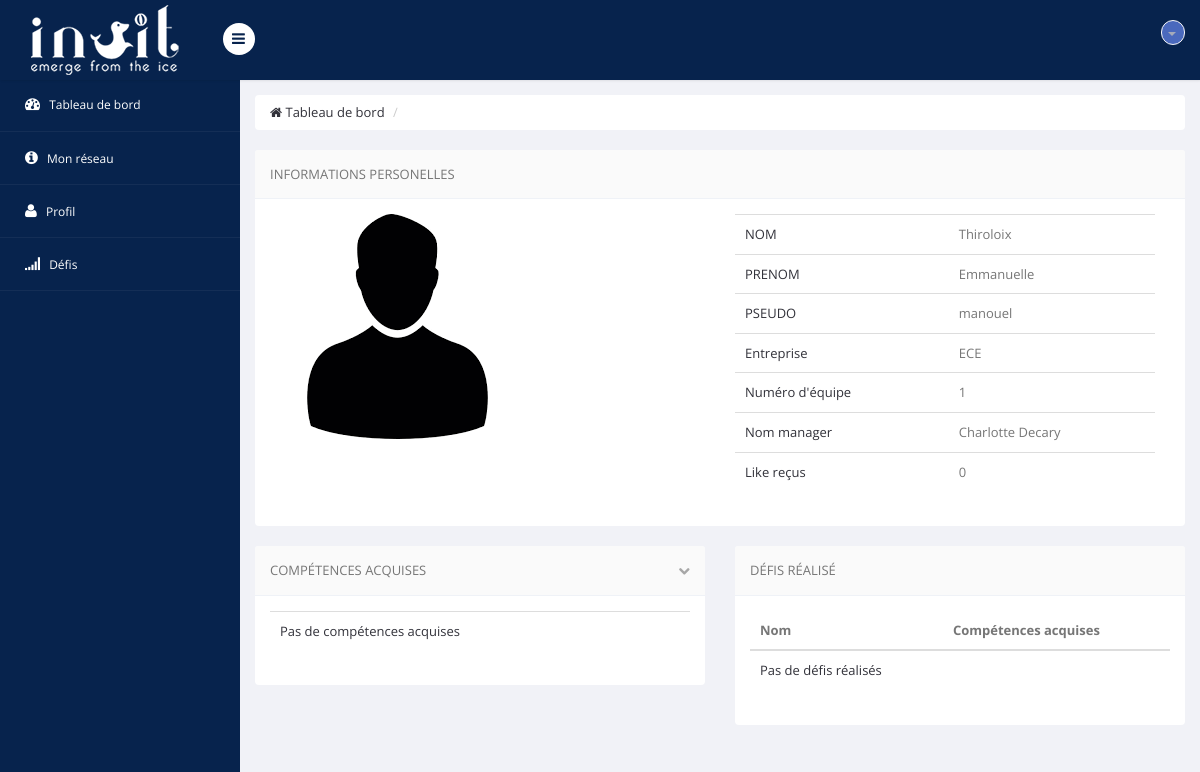
Page /profil_info.php?id=19 (signed in) on the earlier database version.
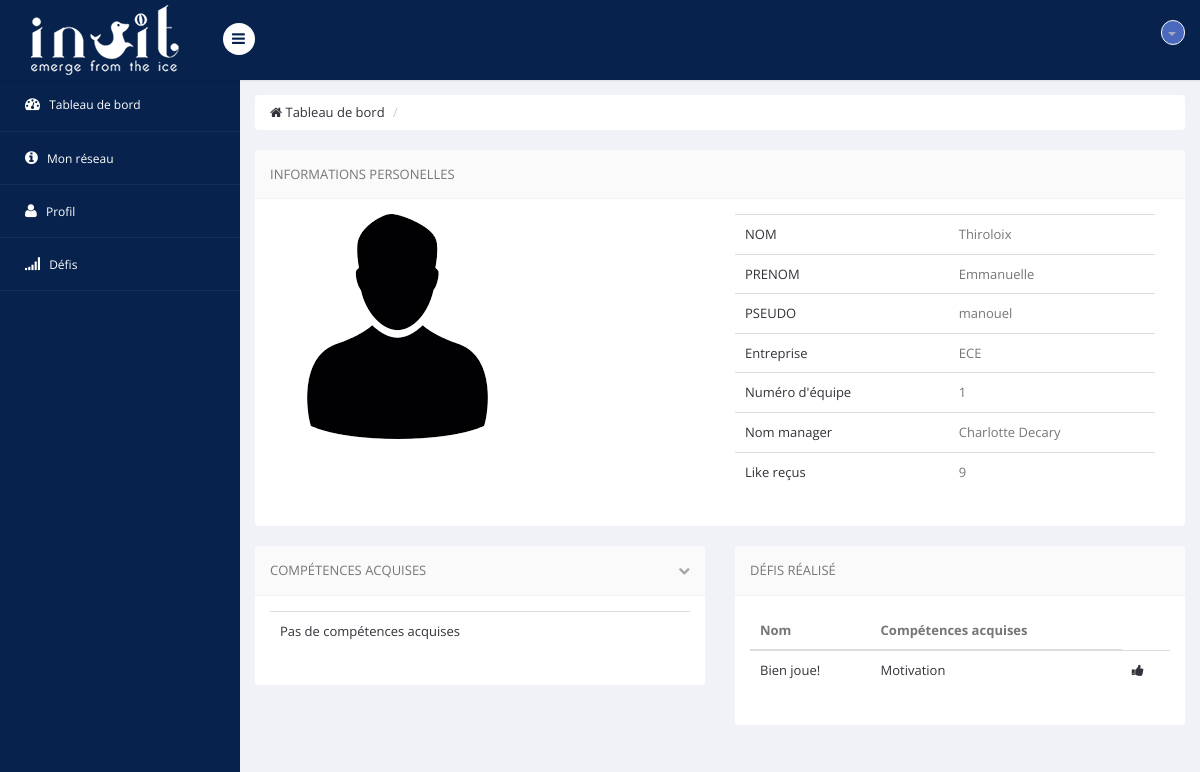
Same page on the later database version.
### tables this page shows
CREATE TABLE IF NOT EXISTS `informations` (
  `id` int(10) NOT NULL AUTO_INCREMENT,
  `likes_recus` int(11) NOT NULL,
  `likes_distrib` int(11) NOT NULL DEFAULT '0',
  `defis_realises` set('1','2','3','4','5','6','7','8','9','10','11','12','13','14','15','16','17','18','19','20','21','22','23','24','25','26','27','28','29','30') NOT NULL,
  `defis_en_cours` set('1','2','3','4','5','6','7','8','9','10','11','12','13','14','15','16','17','18','19','20','21','22','23','24','25','26','27','28','29','30') NOT NULL,
  `entreprise` text NOT NULL,
  `equipe` int(11) NOT NULL,
  `type` set('employe','administrateur','manager') NOT NULL,
  `prenom` text NOT NULL,
  `nom` text NOT NULL,
  `competences` set('Optimisme','Confiance','Sociabilite','Empathie','Communication','Efficacite','Gestion_du_stress','Creativite','Audace','Motivation','Visualisation','Présence','Adaptabilite','Curiosite','Disponibilite') NOT NULL,
  `photo` varchar(100) NOT NULL DEFAULT 'user.png',
  `username` varchar(10) NOT NULL,
  `password` varchar(30) NOT NULL,
  `competences_acquises` set('Optimisme','Confiance','Sociabilite','Empathie','Communication','Efficacite','Gestion_du_stress','Creativite','Audace','Motivation','Visualisation','Présence','Adaptabilite','Curiosite','Disponibilite') NOT NULL,
  PRIMARY KEY (`id`)
);

CREATE TABLE IF NOT EXISTS `defis` (
  `id` int(11) NOT NULL AUTO_INCREMENT,
  `nom` text NOT NULL,
  `resume` longtext NOT NULL,
  `competences_acquises` set('Optimisme','Confiance','Sociabilite','Empathie','Communication','Efficacite','Gestion_du_stress','Creativite','Audace','Motivation','Visualisation','Présence','Adaptabilite','Curiosite','Disponibilite') NOT NULL,
  `duree` int(11) NOT NULL,
  PRIMARY KEY (`id`)
);

### profil_info.php (the view, shortened to what this page needs)
<?php
include("include/header.inc.php");
include("include/menu_haut.inc.php");
include("include/menu_gauche.inc.php");
$id=$_GET['id'];
require_once 'include/db.php';
$req=$pdo->prepare('SELECT * FROM informations WHERE id = ?');
      $req->execute([$id]);
      $mec=$req->fetch();
$req=$pdo->prepare('SELECT * FROM informations WHERE (entreprise=? AND equipe=? AND type=?)');
$req->execute([$mec->entreprise,$mec->equipe,"manager"]);
$manager=$req->fetch();
$req=$pdo->prepare('SELECT * FROM informations WHERE id = ?');
      $req->execute([$_SESSION['auth']->id]);
      $moi=$req->fetch();
$like_a_distrib=$moi->likes_distrib;
?>
  <body>
    <section id="main-content">
        <section class="wrapper">
        <div class="row">
                <div class="col-md-12">
                    <ul class="breadcrumb">
                        <li><a href="tableau_de_bord.php"><i class="fa fa-home"></i> Tableau de bord</a></li>
                        <li class="active"></li>
                    </ul>
                </div>
            </div>
            <div class="row">
              <div class="col-lg-12">
                <section class="panel">
                  <header class="panel-heading">
                    Informations personelles
                  </header>
                  <div class="panel-body">
                    <div class="col-lg-6">
                        <table class="table">
                            <tr>
                                  <img src=<?php echo("images/".$mec->photo)?> alt="">
                                  <br>
                                  <br>
                            </tr>
                        </table>
                    </div>
                    <div class="col-lg-6">
                        <table class="table">
                            <tr>
                                <td><a href="#">NOM</a></td>
                                <td>
                                    <?php echo($mec->nom)?>
                                </td>
                            </tr>
                            <tr>
                                <td><a href="#">PRENOM</a></td>
                                <td>
                                    <?php echo($mec->prenom)?>
                                </td>
                            </tr>
                            <tr>
                                <td><a href="#">PSEUDO</a></td>
                                <td><?php echo($mec->username)?>
                                </td>
                            </tr>
                            <tr>
                                <td><a href="#">Entreprise</a></td>
                                <td><?php echo($mec->entreprise)?>
                                </td>
                            </tr>
                            <tr>
                                <td><a href="#">Numéro d'équipe</a></td>
                                <td><?php echo($mec->equipe)?>
                                </td>
                            </tr>
                            <tr>
                                <td><a href="#">Nom manager</a></td>
                                <td><?php echo($manager->prenom.' '.$manager->nom)?>
                                </td>
                            </tr>
                            <tr>
                                <td><a href="#">Like reçus</a></td>
                                <td><?php echo($mec->likes_recus)?>
                                </td>
                            </tr>
                        </table>
                    </div>
                </div>
                 </section>
              </div>
            <div class="col-lg-6">
                <section class="panel">
                    <header class="panel-heading">
                        Compétences Acquises
                        <span class="tools pull-right">
                            <a href="javascript:;" class="fa fa-chevron-down"></a>
                         </span>
                    </header>
                    <div class="panel-body">
                        <table class="table  table-hover general-table">
                            <tbody>
                                    <?php $competences=$mec->competences_acquises;
                                    $comp=explode(",", $competences);
                                     if(!empty($competences)){
                                     foreach($comp as $c): ?>
                                       <tr>
                                       <td><a ><?php echo $c; ?></a></td>
                                        </tr>
                                    <?php endforeach;
                                    }
                                    else{?>
                                    <tr>
                                       <td><a >Pas de compétences acquises</a></td>
                                        </tr>
                                    <?php }?>
                                </tbody>
                        </table>
                    </div>
                </section>
            </div>
    <div class="col-lg-6">
                <section class="panel">
                    <header class="panel-heading">
                        Défis réalisé
                    </header>
                    <div class="panel-body">
                        <table class="table  table-hover general-table">
                            <thead>
                            <tr>
                                <th> Nom</th>                                <th>Compétences acquises</th>
                            </tr>
                            </thead>
                           <tbody>
                                <?php
                                $defis=$mec->defis_realises;
                                if(!empty($defis)){
                                    $int=explode(",", $defis);
                                    foreach($int as $def):
                                        $req=$pdo->prepare('SELECT * FROM defis WHERE id=?');
                                        $req->execute([$def]);
                                        $mon_def=$req->fetch();
                                        ?><tr>
                                          <td><a ><?php echo $mon_def->nom; ?></a></td>
                                          <td><a ><?php echo $mon_def->competences_acquises; ?></a></td>
                                          <?php if($like_a_distrib !='0'){?>
                                            <td><a href=<?php echo("liker_defis.php?id=".$id); ?>><i class="fa fa-thumbs-up"></i></a></td>
                                            <?php }?>
                                          </tr>
                                          <?php
                                    endforeach;
                                }else{?>
                                    <tr>
                                       <td><a >Pas de défis réalisés</a></td>
                                    </tr><?php
                                }?>
                            </tbody>
                        </table>
                    </div>
                </section>
            </div>
        </section>
    </section>
</section>
  </body>
</html>

### include/header.inc.php (shortened to what this page needs)
<!DOCTYPE html>
<html lang="en">
<head>
    <link href="css/bootstrap.min.css" rel="stylesheet">
    <link href="css/bootstrap-reset.css" rel="stylesheet">
    <link href="css/font-awesome/css/font-awesome.min.css" rel="stylesheet" />
    <link href="css/style.css" rel="stylesheet">
    <link href="css/style-responsive.css" rel="stylesheet" />
</head>

### include/menu_haut.inc.php (shortened to what this page needs)
<section id="container" >
<header class="header fixed-top clearfix">
<div class="brand">
      <a href="tableau_de_bord.php" class="logo">
      <img src="images/logo_inuit.png" alt="">
    </a>
    <div class="sidebar-toggle-box">
        <div class="fa fa-bars"></div>
    </div>
</div>
<div class="top-nav clearfix">
    <ul class="nav pull-right top-menu">
        <li class="dropdown">
            <a data-toggle="dropdown" class="dropdown-toggle" href="modification_information.php">
                <b class="caret"></b>
            </a>
        </li>
    </ul>
</div>
</header>

### include/menu_gauche.inc.php (shortened to what this page needs)
<?php
      $page = $_SERVER['REQUEST_URI'];
      $page = str_replace("/projet-ppe/", "",$page);
?>
<aside>
    <div id="sidebar" class="nav-collapse">
                    <div class="leftside-navigation">
            <ul class="sidebar-menu" id="nav-accordion">
            <li>
                <a href="tableau_de_bord.php" <?php if($page == "tableau_de_bord.php" ){echo 'class="active"';} ?>>
                    <i class="fa fa-dashboard"></i>
                    <span>Tableau de bord</span>
                </a>
            </li>
            <li class="sub-menu">
                <a href="liste_connexion.php" <?php if($page == "liste_connexion.php"){echo 'class="active"';} ?>>
                    <i class="fa fa-info-circle"></i>
                    <span>Mon réseau</span>
                </a>
            </li>
            <li class="sub-menu">
                <a href="javascript:;" <?php if($page == "modification_information.php" || $page=="formation.php" || $page=="experience.php"){echo 'class="active"';} ?>>
                    <i class="fa fa-user"></i>
                    <span>Profil</span>
                </a>
            </li>
            <li class="sub-menu">
                <a href="javascript:;" <?php if($page == "defis_en_cours.php" || $page=="defis_en_attente.php" || $page=="defis_realises.php"){echo 'class="active"';} ?>>
                    <i class="fa fa-signal"></i>
                    <span>Défis</span>
                </a>
            </li>
        </ul></div>
    </div>
</aside>

Differences in the rows shown:
changed informations "Thiroloix": likes_recus "0" → "9"
added defis: nom "Bien joue!", competences_acquises "Motivation"
Other differences:
text no longer shown: "Pas de défis réalisés"
